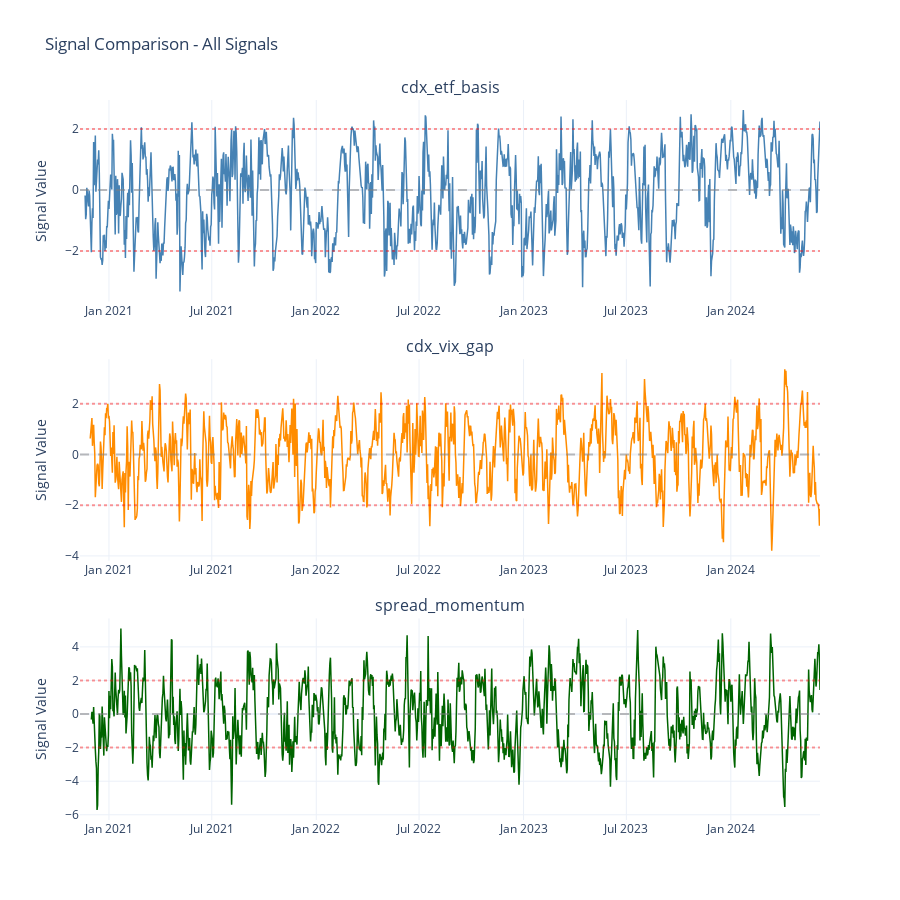

Here is the notebook cell this chart was saved with:
### Code cell
# Create 3-panel comparison subplot
print(f"\nCreating signal comparison subplot...")

signal_names = list(signals.columns)
fig = make_subplots(
    rows=3,
    cols=1,
    subplot_titles=signal_names,
    vertical_spacing=0.08,
)

colors = ['steelblue', 'darkorange', 'darkgreen']

for i, signal_name in enumerate(signal_names, start=1):
    fig.add_trace(
        go.Scatter(
            x=signals.index,
            y=signals[signal_name],
            name=signal_name,
            line=dict(color=colors[i-1], width=1.5),
        ),
        row=i,
        col=1,
    )
    
    # Add threshold lines
    for threshold in [-2, 2]:
        fig.add_hline(
            y=threshold,
            line_dash="dot",
            line_color="red",
            opacity=0.4,
            row=i,
            col=1,
        )
    
    # Add zero line
    fig.add_hline(
        y=0,
        line_dash="dash",
        line_color="gray",
        opacity=0.5,
        row=i,
        col=1,
    )

fig.update_layout(
    height=900,
    title_text="Signal Comparison - All Signals",
    showlegend=False,
    template="plotly_white",
)

fig.update_yaxes(title_text="Signal Value")

fig.show()

print(f"✓ Comparison subplot complete")

### Figure 1 — Plotly figure (JSON) as saved in the notebook; plotly's stock layout.template omitted (floating-point values rounded to 4 significant figures; data arrays with more than 128 entries replaced by an {"elided": "..."} marker saying what was removed)
{"data": [{"line": {"color": "steelblue", "width": 1.5}, "name": "cdx_etf_basis", "type": "scatter", "x": {"elided": "1304 str values"}, "xaxis": "x", "y": {"elided": "1304 float values"}, "yaxis": "y"}, {"line": {"color": "darkorange", "width": 1.5}, "name": "cdx_vix_gap", "type": "scatter", "x": {"elided": "1304 str values"}, "xaxis": "x2", "y": {"elided": "1304 float values"}, "yaxis": "y2"}, {"line": {"color": "darkgreen", "width": 1.5}, "name": "spread_momentum", "type": "scatter", "x": {"elided": "1304 str values"}, "xaxis": "x3", "y": {"elided": "1304 float values"}, "yaxis": "y3"}], "layout": {"annotations": [{"font": {"size": 16}, "showarrow": false, "text": "cdx_etf_basis", "x": 0.5, "xanchor": "center", "xref": "paper", "y": 1, "yanchor": "bottom", "yref": "paper"}, {"font": {"size": 16}, "showarrow": false, "text": "cdx_vix_gap", "x": 0.5, "xanchor": "center", "xref": "paper", "y": 0.64, "yanchor": "bottom", "yref": "paper"}, {"font": {"size": 16}, "showarrow": false, "text": "spread_momentum", "x": 0.5, "xanchor": "center", "xref": "paper", "y": 0.28, "yanchor": "bottom", "yref": "paper"}], "height": 900, "shapes": [{"line": {"color": "red", "dash": "dot"}, "opacity": 0.4, "type": "line", "x0": 0, "x1": 1, "xref": "x domain", "y0": -2, "y1": -2, "yref": "y"}, {"line": {"color": "red", "dash": "dot"}, "opacity": 0.4, "type": "line", "x0": 0, "x1": 1, "xref": "x domain", "y0": 2, "y1": 2, "yref": "y"}, {"line": {"color": "gray", "dash": "dash"}, "opacity": 0.5, "type": "line", "x0": 0, "x1": 1, "xref": "x domain", "y0": 0, "y1": 0, "yref": "y"}, {"line": {"color": "red", "dash": "dot"}, "opacity": 0.4, "type": "line", "x0": 0, "x1": 1, "xref": "x2 domain", "y0": -2, "y1": -2, "yref": "y2"}, {"line": {"color": "red", "dash": "dot"}, "opacity": 0.4, "type": "line", "x0": 0, "x1": 1, "xref": "x2 domain", "y0": 2, "y1": 2, "yref": "y2"}, {"line": {"color": "gray", "dash": "dash"}, "opacity": 0.5, "type": "line", "x0": 0, "x1": 1, "xref": "x2 domain", "y0": 0, "y1": 0, "yref": "y2"}, {"line": {"color": "red", "dash": "dot"}, "opacity": 0.4, "type": "line", "x0": 0, "x1": 1, "xref": "x3 domain", "y0": -2, "y1": -2, "yref": "y3"}, {"line": {"color": "red", "dash": "dot"}, "opacity": 0.4, "type": "line", "x0": 0, "x1": 1, "xref": "x3 domain", "y0": 2, "y1": 2, "yref": "y3"}, {"line": {"color": "gray", "dash": "dash"}, "opacity": 0.5, "type": "line", "x0": 0, "x1": 1, "xref": "x3 domain", "y0": 0, "y1": 0, "yref": "y3"}], "showlegend": false, "title": {"text": "Signal Comparison - All Signals"}, "xaxis": {"anchor": "y", "domain": [0, 1]}, "xaxis2": {"anchor": "y2", "domain": [0, 1]}, "xaxis3": {"anchor": "y3", "domain": [0, 1]}, "yaxis": {"anchor": "x", "domain": [0.72, 1], "title": {"text": "Signal Value"}}, "yaxis2": {"anchor": "x2", "domain": [0.36, 0.64], "title": {"text": "Signal Value"}}, "yaxis3": {"anchor": "x3", "domain": [0, 0.28], "title": {"text": "Signal Value"}}}}
